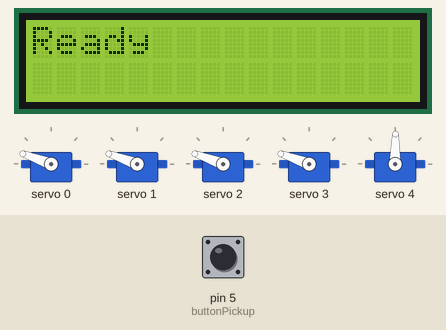
A sketch run on a simulated Arduino Uno, built with avr-gcc and run on an emulated ATmega328P. On the bench: 16×2 character LCD, 5 × servo. The test bench sets the inputs (shaded band); at power-on: pin 5 (buttonPickup) HIGH.

Above: at 1.2 s.
1.3 s: pin 5 (buttonPickup) pulled LOW for 0.15 s
At 1.47 s:
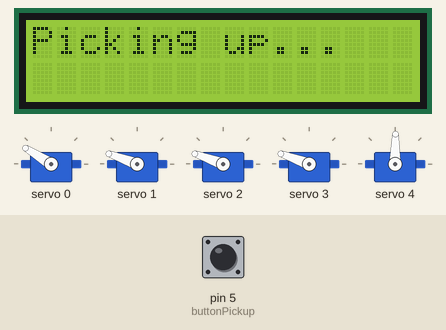
At 5.8 s:
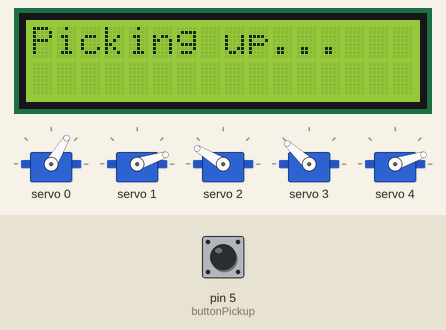
5.9 s: pin 5 (buttonPickup) pulled LOW for 3.2 s
At 7.3 s:
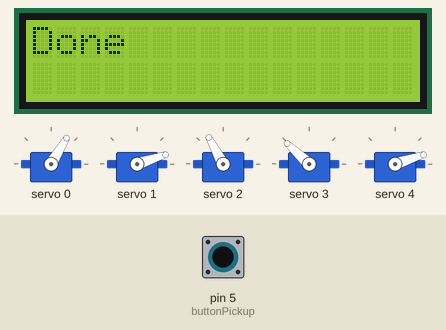
Timing chart, 0 to 11.5 s (numbered marks = the images above; inputs shaded):
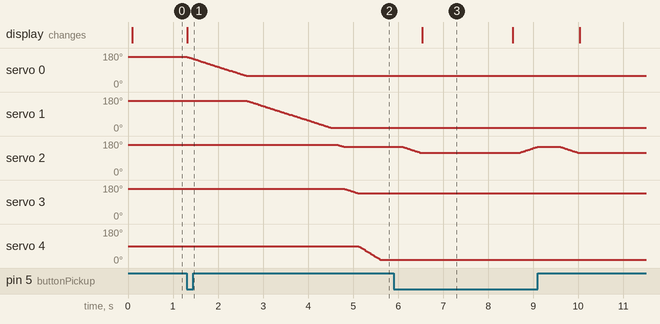

Measured:
- after the input at 1.3 s, servo 0: moves from 160° to 59° over 1.3 s, starting at once; servo 1: moves from 160° to 18° over 1.9 s, starting after 1.3 s

The sketch:

robitc_arm_inverkinemtatics.ino
```cpp
#include <Wire.h>
#include <Adafruit_PWMServoDriver.h>
#include <hd44780.h>
#include <hd44780ioClass/hd44780_I2Cexp.h>

hd44780_I2Cexp lcd;
const int buttonPickup = 5;

Adafruit_PWMServoDriver pwm = Adafruit_PWMServoDriver(0x40);
#define SERVOMIN  150
#define SERVOMAX  750

#define BASE_JOINT    0
#define SHOULDER_JOINT 1
#define ELBOW_JOINT   2
#define WRIST_JOINT   3
#define GRIPPER_JOINT 4

// Track current angles to enable smooth movement
int currentAngles[5] = {90, 90, 90, 90, 40};


float L0 = 8.5;   // shoulder pivot height above base
float L1 = 12.5;  // shoulder to elbow
float L2 = 5.0;   // elbow to wrist

struct Angles {
  float base;
  float shoulder;
  float elbow;
  float wrist;
};


float clampVal(float x, float lo, float hi) {
  if(x < lo) return lo;
  if(x > hi) return hi;
  return x;
}


Angles inverseKinematics(float x, float y, float z) {
  Angles result;


  result.base = atan2(y, x) * 180.0 / M_PI; // degrees


  float R = sqrt(x*x + y*y);


  float dz = z - L0;
  float d  = sqrt(R*R + dz*dz);

  // 4) Elbow angle
  float numerator   = L1*L1 + L2*L2 - d*d;
  float denominator = 2.0 * L1 * L2;
  float cElbow = clampVal(numerator / denominator, -1.0, 1.0);
  float elbowRad = acos(cElbow);          // radians
  result.elbow   = elbowRad * 180.0 / M_PI; // convert to deg

// Shoulder angle
  float phi = atan2(dz, R); // angle from horizontal plane
  float cShoulder = clampVal((d*d + L1*L1 - L2*L2) / (2.0 * L1 * d), -1.0, 1.0);
  float psi  = acos(cShoulder);
  float shoulderRad = phi + psi;
  result.shoulder   = shoulderRad * 180.0 / M_PI; // deg

// Wrist angle (fixed)

  result.wrist = 75.0;

  return result;
}


void setServoAngle(uint8_t channel, int angle) {
  if(angle < 0)   angle = 0;
  if(angle > 180) angle = 180;
  int pulse = map(angle, 0, 180, SERVOMIN, SERVOMAX);
  pwm.setPWM(channel, 0, pulse);
  currentAngles[channel] = angle;
}

void slowSetServoAngle(uint8_t channel, int targetAngle, int stepDelay = 15) {
  int startAngle = currentAngles[channel];
  int step = (targetAngle > startAngle) ? 1 : -1;
  while(startAngle != targetAngle) {
    startAngle += step;
    setServoAngle(channel, startAngle);
    delay(stepDelay);
  }
}

void openGripper() {
  slowSetServoAngle(GRIPPER_JOINT, 45, 10); // or whatever open angle is
}
void closeGripper() {
  slowSetServoAngle(GRIPPER_JOINT, 0, 10);  // or whatever closed angle is
}

//  Tea Bag Pickup Routine
void pickUpTeabag(float xObj, float yObj, float zObj) {
  //  Compute the IK angles for the tea bag position
  Angles ik = inverseKinematics(xObj, yObj, zObj);

  // 2) Move base
  slowSetServoAngle(BASE_JOINT, (int)ik.base, 20);
  // 3) Move shoulder
  slowSetServoAngle(SHOULDER_JOINT, (int)ik.shoulder, 20);
  // 4) Move elbow
  slowSetServoAngle(ELBOW_JOINT, (int)ik.elbow, 20);
  // 5) Move wrist
  slowSetServoAngle(WRIST_JOINT, (int)ik.wrist, 20);

  // 6) Close gripper
  closeGripper();
  delay(500);

  // Optionally lift the arm a bit so the bag is picked up
  slowSetServoAngle(ELBOW_JOINT, (int)(ik.elbow - 20), 20);
}

void setup() {
  // Initialize LCD
  lcd.begin(16, 2);
  lcd.print("Initializing...");

  // Initialize servo driver
  Wire.begin();
  pwm.begin();
  pwm.setPWMFreq(50);
  delay(10);

  // Initialize button
  pinMode(buttonPickup, INPUT_PULLUP);

  // Home position
  setServoAngle(BASE_JOINT, 90);
  setServoAngle(SHOULDER_JOINT, 90);
  setServoAngle(ELBOW_JOINT, 90);
  setServoAngle(WRIST_JOINT, 90);
  setServoAngle(GRIPPER_JOINT, 45); // Open

  lcd.clear();
  lcd.print("Ready");
}

void loop() {
  // If button is pressed (active LOW), pick up
  if(digitalRead(buttonPickup) == LOW) {
    lcd.clear();
    lcd.print("Picking up...");

    // Example coordinates for the tea bag
    float teaX = 10.0; // cm
    float teaY = 5.0;  // cm
    float teaZ = 2.0;  // cm (above table)

    pickUpTeabag(teaX, teaY, teaZ);

    lcd.clear();
    lcd.print("Done");
    delay(2000);
  }
}
```
